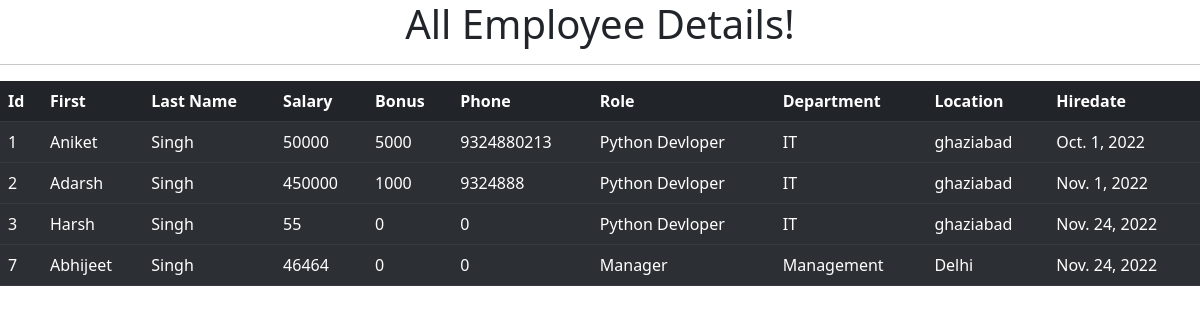
The app's page /all_emp with its own data.
### emp_app/models.py (models this page shows, shortened)
class Employee(models.Model):
    first_name = models.CharField(max_length=100, null=False)
    last_name = models.CharField(max_length=100)
    dept =  models.ForeignKey(Department, on_delete=models.CASCADE)
    salary = models.IntegerField(default=0)
    bonus = models.IntegerField(default=0)
    role = models.ForeignKey(Role, on_delete=models.CASCADE)
    phone = models.IntegerField(default=0)
    hire_date = models.DateField()

class Role(models.Model):
    name = models.CharField(max_length=100, null=False)

class Department(models.Model):
    name = models.CharField(max_length=100, null=False)
    location = models.CharField(max_length=100)

### emp_app/views.py (the view)
# urls.py: path('all_emp', views.all_emp, name='all_emp'),
def all_emp(request):
    emps = Employee.objects.all()
    context = {
        'emps':emps
    }
    return render(request, 'view_all_emp.html' , context)

### emp_app/templates/view_all_emp.html (shortened to what this page needs)
<!doctype html>
<html lang="en">
  <head>
    <link href="https://cdn.jsdelivr.net/npm/bootstrap@5.2.3/dist/css/bootstrap.min.css" rel="stylesheet">
  </head>
  <body>
    <div class="container">
        <h1 class="text-center">All Employee Details!</h1>
    </div>
    <hr>
    <div>
        <table class="table table-dark table-striped">
            <thead>
              <tr>
                <th scope="col">Id</th>
                <th scope="col">First</th>
                <th scope="col">Last Name</th>
                <th scope="col">Salary</th>
                <th scope="col">Bonus</th>
                <th scope="col">Phone</th>
                <th scope="col">Role</th>
                <th scope="col">Department</th>
                <th scope="col">Location</th>
                <th scope="col">Hiredate</th>
              </tr>
            </thead>
             {% for emp in emps %}
            <tbody>
              <tr>
                <td>{{emp.id}}</td>
                <td>{{emp.first_name}}</td>
                <td>{{emp.last_name}}</td>
                <td>{{emp.salary}}</td>
                <td>{{emp.bonus}}</td>
                <td>{{emp.phone}}</td>
                <td>{{emp.role.name}}</td>
                <td>{{emp.dept.name}}</td>
                <td>{{emp.dept.location}}</td>
                <td>{{emp.hire_date}}</td>
              </tr>
            </tbody>
            {% endfor %}
          </table>
    </div>
  </body>
</html>

### records on screen
Employee: id "1", first_name "Aniket", last_name "Singh", salary "50000", bonus "5000", phone "9324880213", role.name "Python Devloper", dept.name "IT", dept.location "ghaziabad", hire_date "Oct. 1, 2022"
Employee: id "2", first_name "Adarsh", last_name "Singh", salary "450000", bonus "1000", phone "9324888", role.name "Python Devloper", dept.name "IT", dept.location "ghaziabad", hire_date "Nov. 1, 2022"
Employee: id "3", first_name "Harsh", last_name "Singh", salary "55", bonus "0", phone "0", role.name "Python Devloper", dept.name "IT", dept.location "ghaziabad", hire_date "Nov. 24, 2022"
Employee: id "7", first_name "Abhijeet", last_name "Singh", salary "46464", bonus "0", phone "0", role.name "Manager", dept.name "Management", dept.location "Delhi", hire_date "Nov. 24, 2022"
